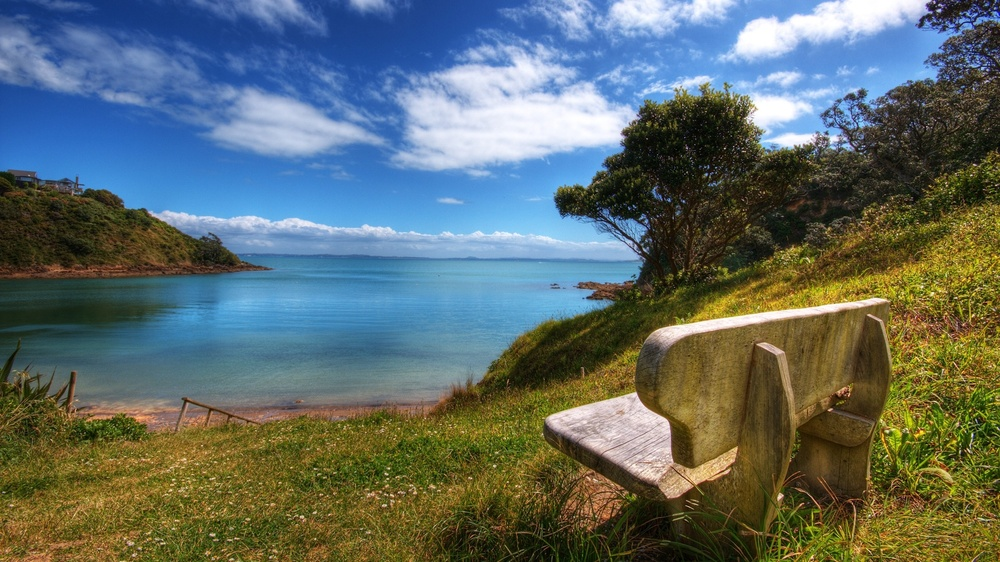
//> input picture Exercise 1/image.jpg, 1000 x 562 px, shrunk from 1920 x 1080 before the run
$ ./main '../Exercise 1/image.jpg' 2 2   (built with g++ and OpenCV 4)
//> lines starting //> are read from the running program, lines starting //| are printed output that depends on the picture
### Exercise 4/Dip4.h
#include <iostream>

#include <opencv2/opencv.hpp>

using namespace std;
using namespace cv;

class Dip4{

   public:
      // constructor
      Dip4(void){};
      // destructor
      ~Dip4(void){};

      // processing routines
      // start image restoration
      Mat run(Mat& in, string restorationType, Mat& kernel, double snr=pow(10,5));
      // testing routine
      void test(void);
      // function headers of given functions
      Mat degradeImage(Mat& img, Mat& degradedImg, double filterDev, double snr);
      void showImage(const char* win, Mat img, bool cut=true);

   private:
      // function headers of functions to be implemented
      // --> please edit ONLY these functions!
      Mat inverseFilter(Mat& degraded, Mat& filter);
      Mat wienerFilter(Mat& degraded, Mat& filter, double snr);

      // function headers of functions implemented in previous exercises
      // --> re-use your (corrected) code
      Mat circShift(Mat& in, int dx, int dy);
      Mat frequencyConvolution(Mat& in, Mat& kernel);

      // testing routines
      void test_circShift(void);
};

### Exercise 4/Dip4.cpp
#include "Dip4.h"

// Performes a circular shift in (dx,dy) direction
/*
in       :  input matrix
dx       :  shift in x-direction
dy       :  shift in y-direction
return   :  circular shifted matrix
*/
Mat Dip4::circShift(Mat& in, int dx, int dy){
	// TO DO !!!

    Mat out = Mat::zeros(in.rows, in.cols, CV_32FC1);

    for (int x = 0; x < out.rows; x++) {
        for (int y = 0; y < out.cols; y++) {
            int newX = (x + dx);
            int newY = (y + dy);

            if (newX < 0) {
                newX = out.cols + newX;
            }
            if (newY < 0) {
                newY = out.rows + newY;
            }

            out.at<float>(newX, newY) = in.at<float>(x, y);
        }
    }

    return out;
}

// Function applies inverse filter to restorate a degraded image
/*
degraded :  degraded input image
filter   :  filter which caused degradation
return   :  restorated output image
*/
Mat Dip4::inverseFilter(Mat& degraded, Mat& filter){
	// TO DO !!!
    float e = 0.05;
    Mat inputdft;
    Mat outputdft;
    Mat filterdft = Mat::zeros(degraded.size(), CV_32FC1);
    vector<Mat> inputcomp;
    vector<Mat> output;
    vector<Mat> filtercomp;
    inputcomp.push_back(degraded.clone());
    inputcomp.push_back(Mat::zeros(degraded.size(), CV_32FC1));
    output.push_back(Mat::zeros(degraded.size(), CV_32FC1));
    output.push_back(Mat::zeros(degraded.size(), CV_32FC1));
    merge(inputcomp, inputdft);
    dft(inputdft, outputdft, DFT_COMPLEX_OUTPUT);
    split(outputdft, inputcomp);

    for (int x = 0; x < filter.rows; x++) {
        for (int y = 0; y < filter.cols; y++) {
            filterdft.at<float>(x, y) = filter.at<float>(x, y);
        }
    }
    filterdft = circShift(filterdft, -filter.rows / 2, -filter.cols / 2);
    filtercomp.push_back(filterdft.clone());
    filtercomp.push_back(Mat::zeros(degraded.size(), CV_32FC1));
    Mat outputf;
    merge(filtercomp, outputf);
    dft(outputf, filterdft, DFT_COMPLEX_OUTPUT);
    split(filterdft, filtercomp);
    Mat absolute = Mat(degraded.rows, degraded.cols, CV_32FC1);
    vector<Mat> magn;
    float max = 0;
    for (int n = 0; n < degraded.rows; n++) {
        for (int m = 0; m < degraded.cols; m++) {
            float real = filtercomp[0].at<float>(n, m);
            float imag = filtercomp[1].at<float>(n, m);
            float a = sqrt((real * real) + (imag * imag));
            absolute.at<float>(n, m) = a;
            if (a > max) {
                max = a;
            }
        }
    }
    float T = e * max;
    Mat Q = Mat(degraded.rows, degraded.cols, CV_32FC1);
    for (int n = 0; n < absolute.rows; n++) {
        for (int m = 0; m < absolute.cols; m++) {
            if (absolute.at<float>(n, m) >= T) {
                Q.at<float>(n, m) = 1 / absolute.at<float>(n, m);
            }
            else {
                Q.at<float>(n, m) = 1 / T;
            }
        }
    }
    magn.push_back(Q.clone());
    magn.push_back(Mat::zeros(Q.size(), CV_32FC1));
    merge(magn, Q);
    mulSpectrums(outputdft, Q, outputdft, 0);
    dft(outputdft, outputdft, DFT_INVERSE + DFT_REAL_OUTPUT + DFT_SCALE);
    return outputdft;
}

// Function applies wiener filter to restorate a degraded image
/*
degraded :  degraded input image
filter   :  filter which caused degradation
snr      :  signal to noise ratio of the input image
return   :   restorated output image
*/
// [63 lines left out: function wienerFilter, not called in this run]

/* *****************************
  GIVEN FUNCTIONS
***************************** */

// function calls processing function
/*
in                   :  input image
restorationType     :  integer defining which restoration function is used
kernel               :  kernel used during restoration
snr                  :  signal-to-noise ratio (only used by wieder filter)
return               :  restorated image
*/
Mat Dip4::run(Mat& in, string restorationType, Mat& kernel, double snr){

   if (restorationType.compare("wiener")==0){
      return wienerFilter(in, kernel, snr);
   }else{
      return inverseFilter(in, kernel);
   }

}

// function degrades the given image with gaussian blur and additive gaussian noise
/*
img         :  input image
degradedImg :  degraded output image
filterDev   :  standard deviation of kernel for gaussian blur
snr         :  signal to noise ratio for additive gaussian noise
return      :  the used gaussian kernel
*/
Mat Dip4::degradeImage(Mat& img, Mat& degradedImg, double filterDev, double snr){

    int kSize = round(filterDev*3)*2 - 1;

    Mat gaussKernel = getGaussianKernel(kSize, filterDev, CV_32FC1);
    gaussKernel = gaussKernel * gaussKernel.t();

    Mat imgs = img.clone();
    dft( imgs, imgs, CV_DXT_FORWARD, img.rows);
    Mat kernels = Mat::zeros( img.rows, img.cols, CV_32FC1);
    int dx, dy; dx = dy = (kSize-1)/2.;
    for(int i=0; i<kSize; i++) for(int j=0; j<kSize; j++) kernels.at<float>((i - dy + img.rows) % img.rows,(j - dx + img.cols) % img.cols) = gaussKernel.at<float>(i,j);
	dft( kernels, kernels, CV_DXT_FORWARD );
	mulSpectrums( imgs, kernels, imgs, 0 );
	dft( imgs, degradedImg, CV_DXT_INV_SCALE, img.rows );

    Mat mean, stddev;
    meanStdDev(img, mean, stddev);

    Mat noise = Mat::zeros(img.rows, img.cols, CV_32FC1);
    randn(noise, 0, stddev.at<double>(0)/snr);
    degradedImg = degradedImg + noise;
    threshold(degradedImg, degradedImg, 255, 255, CV_THRESH_TRUNC);
    threshold(degradedImg, degradedImg, 0, 0, CV_THRESH_TOZERO);

    return gaussKernel;
}

// Function displays image (after proper normalization)
/*
win   :  Window name
img   :  Image that shall be displayed
cut   :  whether to cut or scale values outside of [0,255] range
*/
void Dip4::showImage(const char* win, Mat img, bool cut){

   Mat tmp = img.clone();

   if (tmp.channels() == 1){
      if (cut){
         threshold(tmp, tmp, 255, 255, CV_THRESH_TRUNC);
         threshold(tmp, tmp, 0, 0, CV_THRESH_TOZERO);
      }else
         normalize(tmp, tmp, 0, 255, CV_MINMAX);

      tmp.convertTo(tmp, CV_8UC1);
   }else{
      tmp.convertTo(tmp, CV_8UC3);
   }
   imshow(win, tmp);
}

// function calls basic testing routines to test individual functions for correctness
void Dip4::test(void){

   test_circShift();
   cout << "Press enter to continue"  << endl;
   cin.get();

}

void Dip4::test_circShift(void){

   Mat in = Mat::zeros(3,3,CV_32FC1);
   in.at<float>(0,0) = 1;
   in.at<float>(0,1) = 2;
   in.at<float>(1,0) = 3;
   in.at<float>(1,1) = 4;
   Mat ref = Mat::zeros(3,3,CV_32FC1);
   ref.at<float>(0,0) = 4;
   ref.at<float>(0,2) = 3;
   ref.at<float>(2,0) = 2;
   ref.at<float>(2,2) = 1;

   if (sum((circShift(in, -1, -1) == ref)).val[0]/255 != 9){
      cout << "ERROR: Dip4::circShift(): Result of circshift seems to be wrong!" << endl;
      return;
   }
   cout << "Message: Dip4::circShift() seems to be correct" << endl;
}

### Exercise 4/main.cpp
#include <iostream>
#include "Dip4.h"

using namespace std;

// usage: path to image in argv[1], snr in argv[2], stddev of Gaussian blur in argv[3]
// main function. loads image, calls test and processing routines, records processing times
int main(int argc, char** argv) {

   // check if enough arguments are defined
   if (argc < 4){
      cout << "Usage:\n\tdip4 path_to_original snr stddev"  << endl;
      cout << "\t\t snr :\t\tsignal-to-noise ratio: the higher (e.g. 10,000), the less noise." << endl;
      cout << "\t\t stddev :\tstddev of Gaussian blur" << endl;
      cout << "Press enter to exit"  << endl;
      cin.get();
      return -1;
   }

   // construct processing object
   Dip4 dip4;

   // run test routines
   // NOTE: uncomment the following line for debugging/testing purposes!
   dip4.test();

	// some windows for displaying imagesvoid degradeImage(Mat imgIn32F, Mat degradedImg, double filterDev, double snr)
    const char* win_1 = "Original Image";
    const char* win_2 = "Degraded Image";
    const char* win_3 = "Restored Image: Inverse filter";
    const char* win_4 = "Restored Image: Wiener filter";
    namedWindow( win_1 );
    namedWindow( win_2 );
    namedWindow( win_3 );
    namedWindow( win_4 );

    // load image, path in argv[1]
    cout << "load image" << endl;
    Mat img = imread(argv[1], 0);
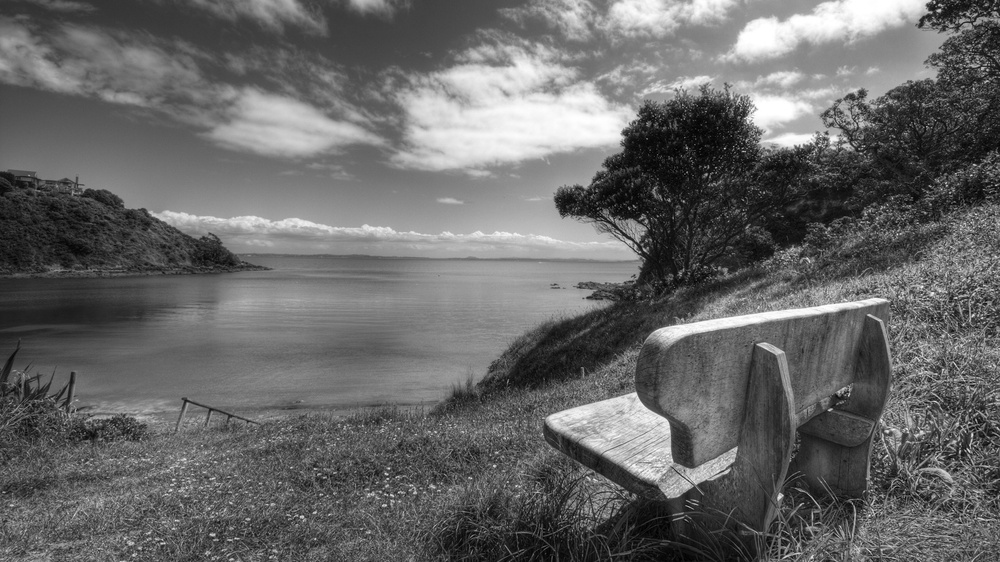
//> img: 562 rows x 1000 cols, CV_8UC1; min 0, max 255, mean 103.4
    if (!img.data){
      cout << "ERROR: original image not specified"  << endl;
      cout << "Press enter to exit..."  << endl;
      cin.get();
      return -1;
    }
    // convert U8 to 32F
    img.convertTo(img, CV_32FC1);
//> img: 562 rows x 1000 cols, CV_32FC1
    cout << " > done" << endl;

    // show and safe gray-scale version of original image
    dip4.showImage( win_1, img);
    imwrite( "original.png", img );

    // degrade image
    cout << "degrade image" << endl;
    double snr = atof(argv[2]);
//> snr = 2
    double filterDev = atof(argv[3]);
//> filterDev = 2
    Mat degradedImg;
    Mat gaussKernel = dip4.degradeImage(img, degradedImg, filterDev, snr);
//> in degradeImage, `int kSize = round(filterDev*3)*2 - 1;`: kSize = 11
//> in degradeImage, `Mat gaussKernel = getGaussianKernel(kSize, filterDev, CV_32FC1);`: gaussKernel = [0.00881, 0.0271, 0.0651, 0.122, 0.177, 0.201, 0.177, 0.122, 0.0651, 0.0271, 0.00881]
//> in degradeImage, `dx = dy =(kSize - 1)/ 2.`: dx = 5
//> the loop in degradeImage, `for(int i=0; i<kSize; i++) for(int j=0; j<kSize; j++) kernels.at<float..` made 11 passes
//> in degradeImage, `dft( kernels, kernels, CV_DXT_FORWARD );`:
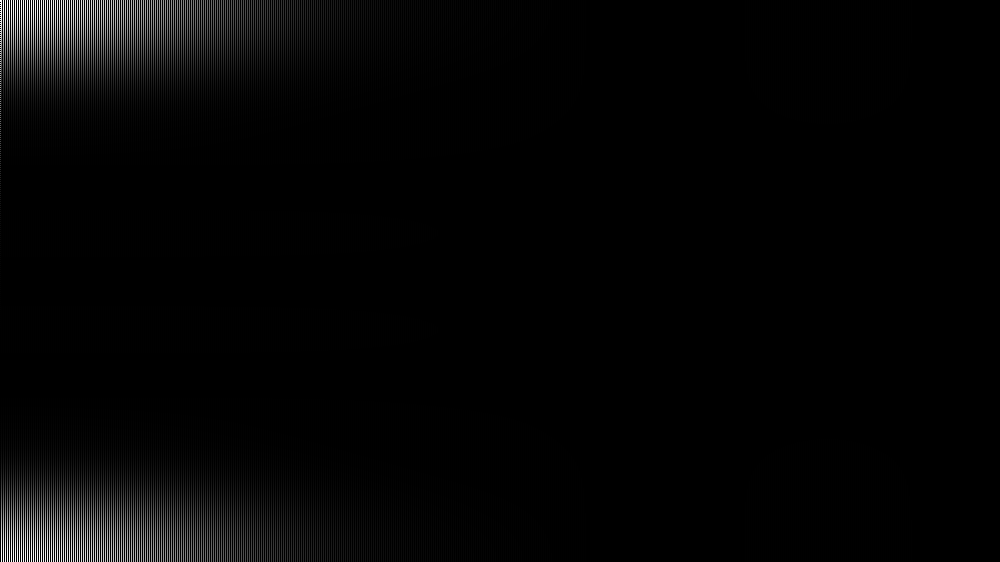
//> kernels: 562 rows x 1000 cols, CV_32FC1; min -0.00384, max 1, mean 0.0201; drawn with min black and max white
//> in degradeImage, `dft( imgs, degradedImg, CV_DXT_INV_SCALE, img.rows );`:
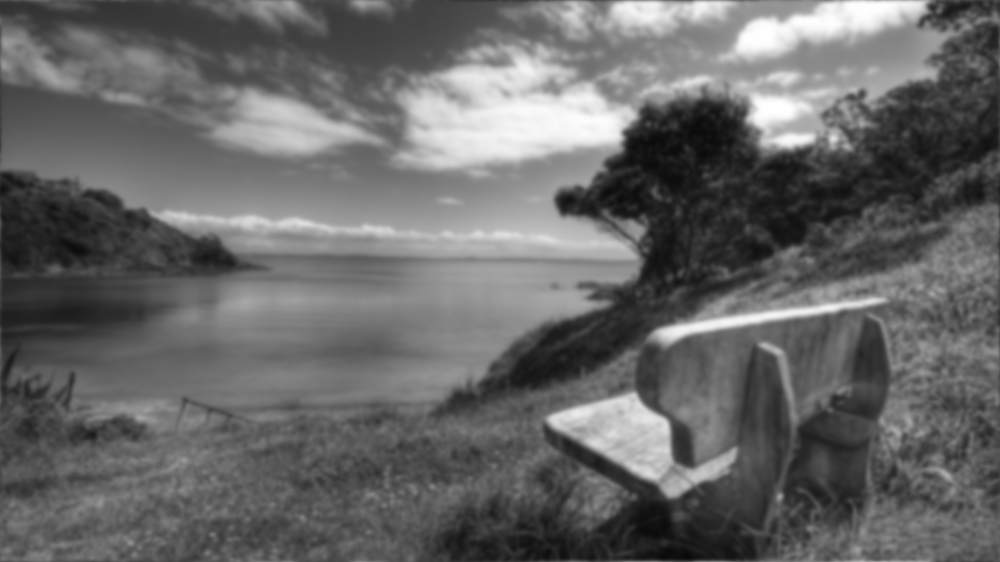
//> degradedImg: 562 rows x 1000 cols, CV_32FC1; min 8.23, max 255, mean 103.4
//> in degradeImage, `meanStdDev(img, mean, stddev);`: mean = [103.4]; stddev = [52.76]
//> in degradeImage, `randn(noise, 0, stddev.at<double>(0)/snr);`:
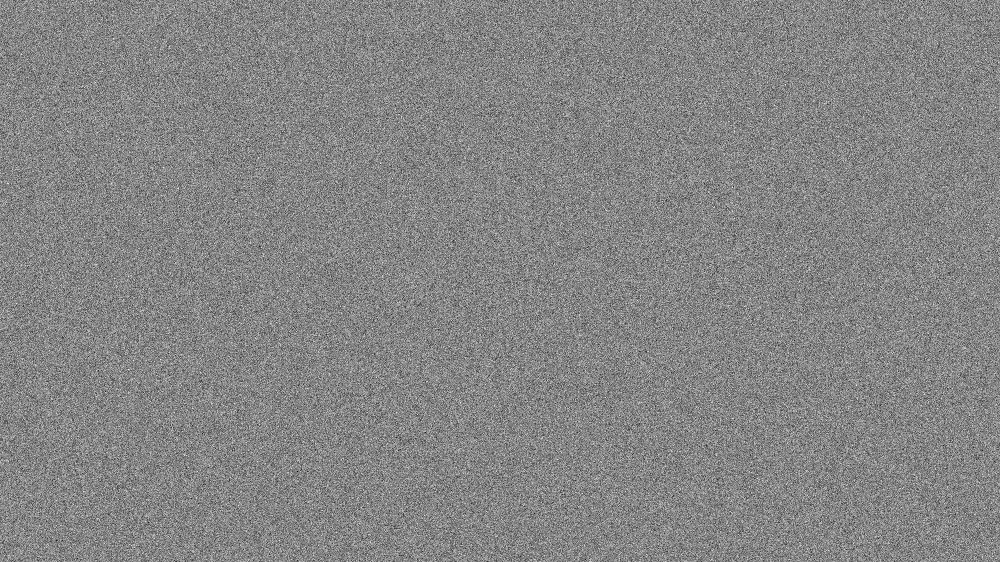
//> noise: 562 rows x 1000 cols, CV_32FC1; min -134.6, max 122.7, mean 0; drawn with min black and max white
//> in degradeImage, `degradedImg = degradedImg + noise;`:
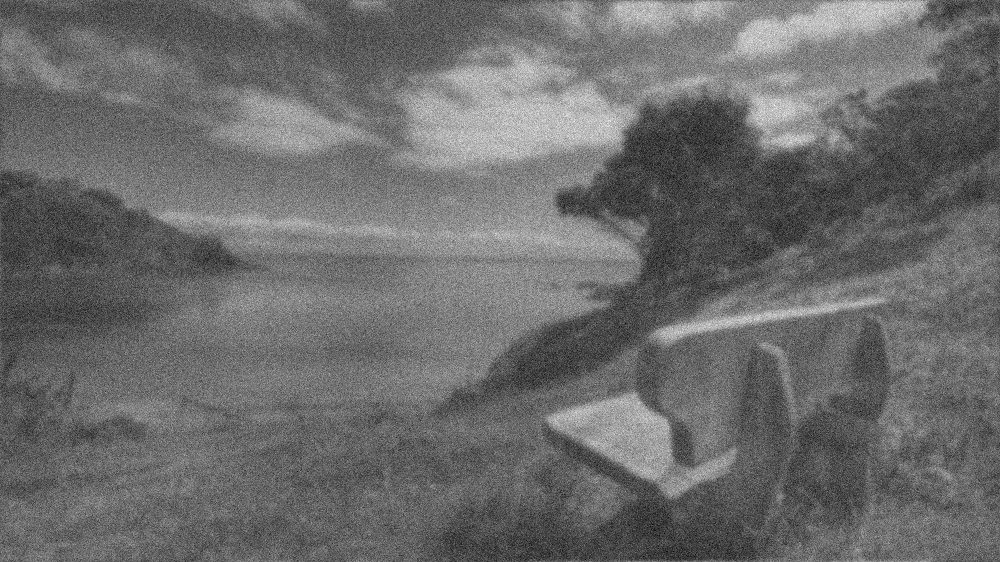
//> degradedImg: 562 rows x 1000 cols, CV_32FC1; min -88.01, max 362.7, mean 103.4; drawn with min black and max white
//> in degradeImage, `threshold(degradedImg, degradedImg, 0, 0, CV_THRESH_TOZERO);`:
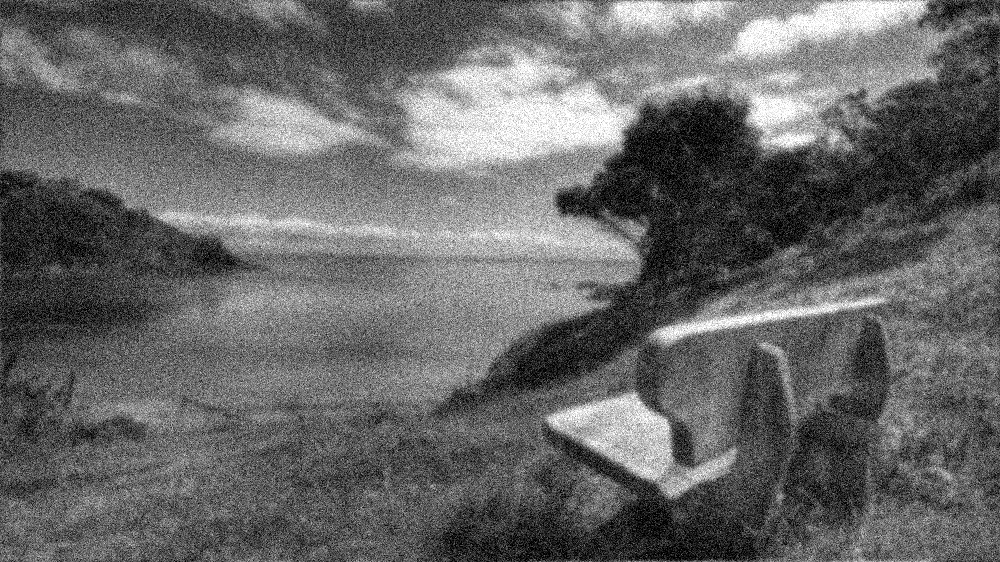
//> degradedImg: 562 rows x 1000 cols, CV_32FC1; min 0, max 255, mean 103.5
    cout << " > done" << endl;

    // show and safe degraded image
    dip4.showImage( win_2, degradedImg);
    imwrite( "degraded.png", degradedImg );

    // inverse filter
    cout << "inverse filter" << endl;
    Mat restoredImgInverseFilter = dip4.run(degradedImg, "inverse", gaussKernel);
//> in inverseFilter, `inputcomp.push_back(Mat::zeros(degraded.size(), CV_32FC1));`: inputcomp[1]: 562 rows x 1000 cols, CV_32FC1; every value is 0
//> (the run ends here: the program crashes, at `for (int x = 0; x < out.rows; x++)`)
